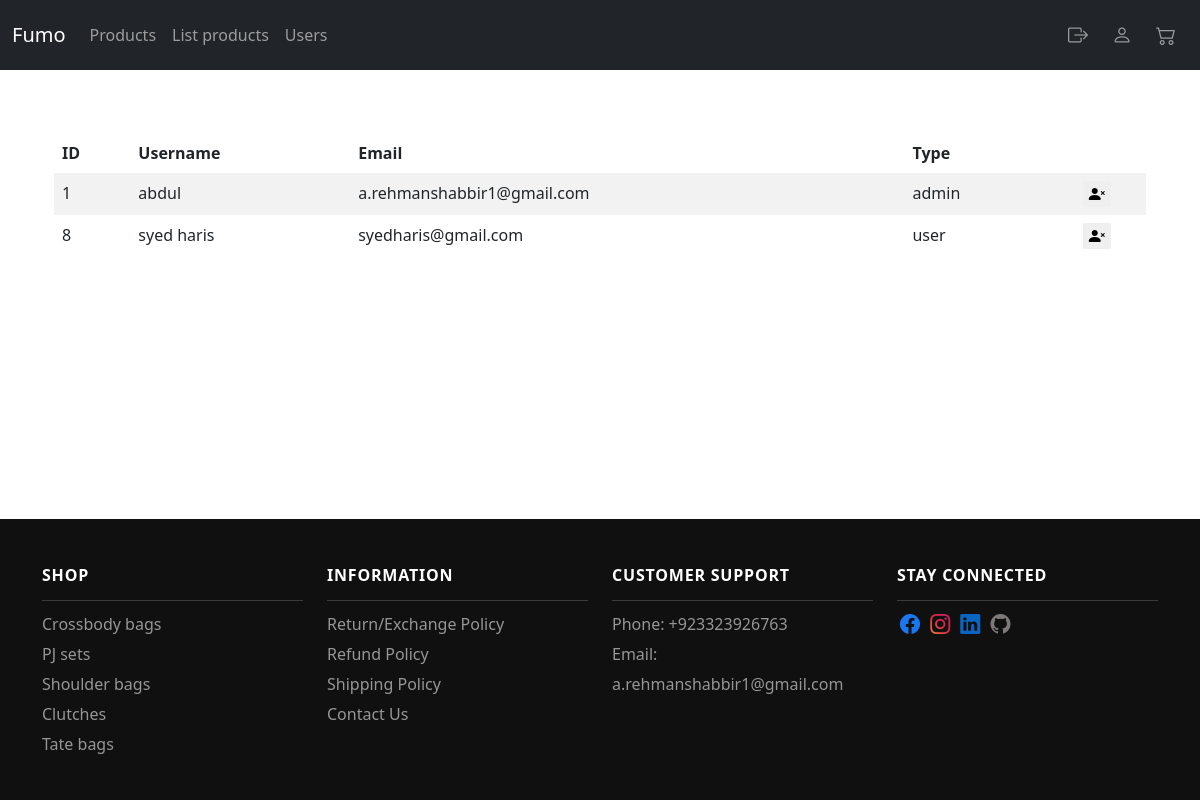
The page /users (signed in) on the database as committed earlier.
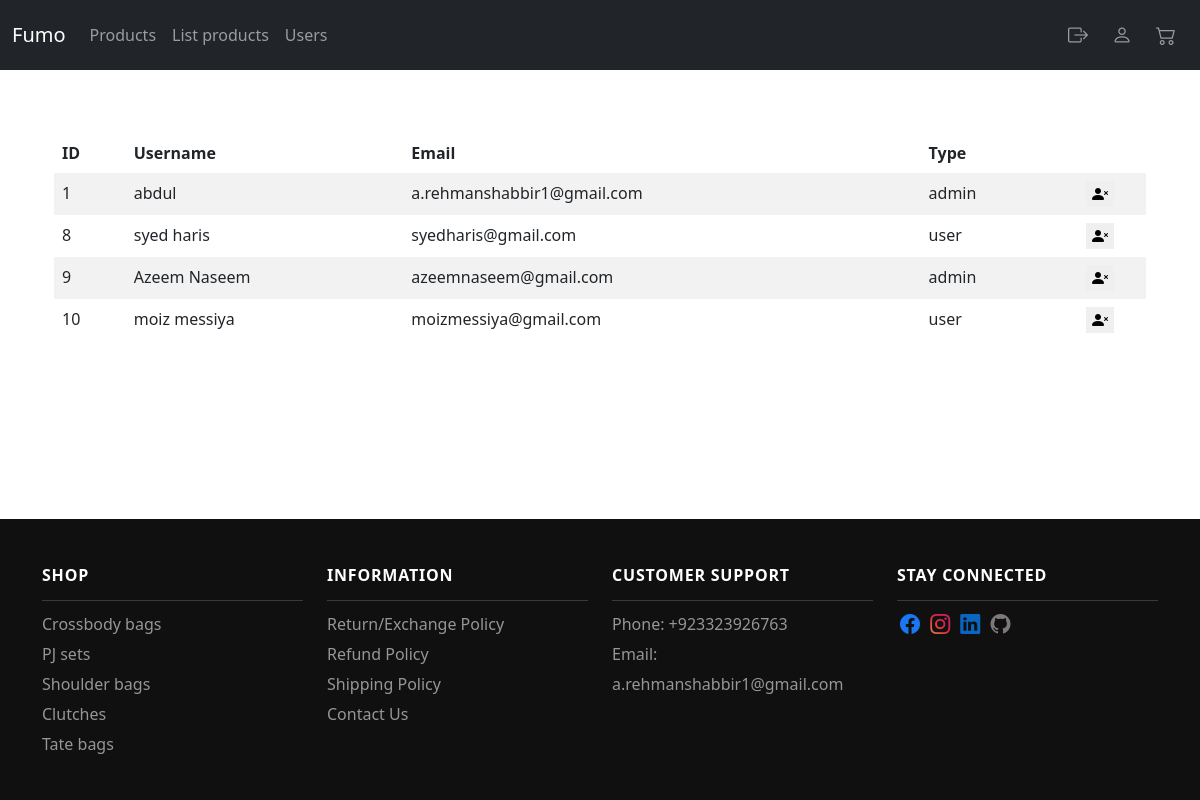
The same page on the database as committed later.
### tables this page shows
CREATE TABLE users (
    id INTEGER PRIMARY KEY AUTOINCREMENT,
    username TEXT UNIQUE NOT NULL,
    email TEXT UNIQUE NOT NULL,
    password TEXT NOT NULL,
    type TEXT DEFAULT "user" NOT NULL
);

### app.py (the view)
@app.route("/users", methods = ["GET", "POST"])
@admin_restricted
@login_required
def users():
    if request.method == 'GET':
        db = get_db()
        users_data = db.execute("SELECT * FROM users")
        return render_template("users.html", users_data=users_data)

### app.py (called while the page is built)
@app.after_request
def after_request(response):
    response.headers["Cache-Control"] = "no-cache, no-store, must-revalidate"
    response.headers["Expires"] = 0
    response.headers["Pragma"] = "no-cache"
    return response

### helpers.py (called while the page is built)
def get_db():
    if 'db' not in g:
        g.db = sqlite3.connect(
            current_app.config['DATABASE'],
            detect_types=sqlite3.PARSE_DECLTYPES
        )
        g.db.row_factory = sqlite3.Row
    return g.db

def login_required(f):
    @wraps(f)
    def decorated_function(*args, **kwargs):
        if session.get("user_id") is None:
            flash("Login required!")
            return redirect(url_for("login"))
        return f(*args, **kwargs)
    return decorated_function

def admin_restricted(f):
    @wraps(f)
    def decorated_function(*args, **kwargs):
        if session.get("user_type") != "admin":
            flash("Admin restricted!")
            return redirect(url_for("home"))
        return f(*args, **kwargs)
    return decorated_function

### templates/users.html (shortened to what this page needs)
{% extends "layout.html" %}
{% block main %}
<table class="table table-striped table-borderless">
    <thead>
        <tr>
            <th class="text-start">ID</th>
            <th class="text-start">Username</th>
            <th class="text-start">Email</th>
            <th class="text-start">Type</th>
        </tr>
    </thead>
    <tbody>
        {% for user in users_data %}
        <tr>
            <td class="text-start">{{ user["id"] }}</td>
            <td class="text-start">{{ user["username"] }}</td>
            <td class="text-start">{{ user["email"] }}</td>
            <td class="text-start">{{ user["type"] }}</td>
            <td>
                <form action="/delete_user" method="post">
                    <button type="submit" id="user_id">
                        <i class="bi bi-person-x-fill"></i>
                    </button>
                </form>
            </td>
        </tr>
        {% endfor %}
    </tbody>
</table>
{% endblock %}

### templates/layout.html (shortened to what this page needs)
<!DOCTYPE html>
<html lang="en">
<head>
  <link rel="stylesheet" href="/static/style.css">
  <link href="https://cdn.jsdelivr.net/npm/bootstrap@5.0.2/dist/css/bootstrap.min.css" rel="stylesheet"
>
  <link rel="stylesheet" href="https://cdn.jsdelivr.net/npm/bootstrap-icons@1.11.2/font/bootstrap-icons.css">
</head>
<body>
  <header>
    <nav class="navbar navbar-expand-lg navbar-dark bg-dark">
      <div class="container-fluid">
        <a class="navbar-brand" href="/">Fumo</a>
        <div class="collapse navbar-collapse" id="navbarSupportedContent">
          <ul class="navbar-nav me-auto mb-2 mb-lg-0">
            {% if session['user_type'] == 'admin' %}
              <li class="nav-item">
                <a class="nav-link" href="/admin/products">Products</a>
              </li>
              <li class="nav-item">
                <a class="nav-link" href="/add_products">List products</a>
              </li>
              <li class="nav-item">
                <a class="nav-link" href="/users">Users</a>
              </li>
            {% endif %}
          </ul>
          {% if session["user_id"] %}
            <a class="nav-icon" href="/logout">
              <i class="bi bi-box-arrow-right"></i>
            </a>
          {% endif %}
          <a class="nav-icon" href="/login">
            <i class="bi bi-person"></i>
          </a>
          <a class="nav-icon" href="/cart">
            <i class="bi bi-cart2"></i>
          </a>
        </div>
      </div>
    </nav>
  </header>
  <main class="container py-3 text-center">
    <div class="container">
      {% block main %}{% endblock %}
    </div>
  </main>
  <footer>
    <div class="container">
      <div class="row">
        <div class="col-lg-3 col-sm-6">
          <div class="single-box">
            <h3>SHOP</h3>
            <ul>
              <li><a href="#"><span>Crossbody bags</span></a></li>
              <li><a href="#"><span>PJ sets</span></a></li>
              <li><a href="#"><span>Shoulder bags</span></a></li>
              <li><a href="#"><span>Clutches</span></a></li>
              <li><a href="#"><span>Tate bags</span></a></li>
            </ul>
          </div>
        </div>
        <div class="col-lg-3 col-sm-6">
          <div class="single-box">
            <h3>INFORMATION</h3>
            <ul>
              <li><a href="#"><span>Return/Exchange Policy</span></a></li>
              <li><a href="#"><span>Refund Policy</span></a></li>
              <li><a href="#"><span>Shipping Policy</span></a></li>
              <li><a href="#"><span>Contact Us</span></a></li>
            </ul>
          </div>
        </div>
        <div class="col-lg-3 col-sm-6">
          <div class="single-box">
            <h3>CUSTOMER SUPPORT</h3>
            <ul>
              <li><a href="#"><span>Phone: +923323926763</span></a></li>
              <li><a href="#"><span>Email: a.rehmanshabbir1@gmail.com</span></a></li>
            </ul>
          </div>
        </div>
        <div class="col-lg-3 col-sm-6">
          <div class="single-box">
            <h3 class="social-tittle foot-tittle">
              <span>STAY CONNECTED</span>
            </h3>
            <a href="https://web.facebook.com/abdul.rehman.shabbir12">
              <i class="bi bi-facebook"></i>
            </a>
            <a href="https://www.instagram.com/ia.rehmanshabbir/?next=%2F">
              <i class="bi bi-instagram"></i>
            </a>
            <a
              href="https://www.linkedin.com/in/abdul-rehman-shabbir-b76a55219?lipi=urn%3Ali%3Apage%3Ad_flagship3_profile_view_base_contact_details%3Bca%2FjtcEPTnCVhurWymIx%2Fw%3D%3D">
              <i class="bi bi-linkedin"></i>
            </a>
            <a href="https://github.com/abdul894" title="github">
              <i class="bi bi-github"></i>
            </a>
          </div>
        </div>
      </div>
    </div>
  </footer>
</body>
</html>

### static/style.css (style rules this page uses)
html { height: 100%; }
body { margin: 0; font-family: "Arial", "sans-serif"; height: 100%; display: flex; flex-direction: column; }
footer { background: #101010; margin-top: auto; }
.container { padding: 47px 0 25px; }
.nav-icon { text-decoration: none; color: rgba(255, 255, 255, .55); font-size: 20px; padding: 12px; transition: color .15s ease-in-out,background-color .15s ease-in-out,border-color .15s ease-in-out; }
.single-box h3 { letter-spacing: .05em; font-size: 16px; font-weight: 700; color: #fff; text-transform: uppercase; padding-bottom: 15px; border-bottom: 1px solid #3b3b3b; }
.single-box ul { list-style: none; padding: 0; }
.single-box ul li a { text-decoration: none; color: #969696; line-height: 30px; font-weight: 100; }
.bi-linkedin { color: #0A66C2; padding: 3px; font-size: 20px; }
.bi-facebook { color: #1877f2; padding: 3px; font-size: 20px; }
.bi-instagram { background: #f09433; background: -moz-linear-gradient(45deg, #f09433 0%, #e6683c 25%, #dc2743 50%, #cc2366 75%, #bc1888 100%); background: -webkit-linear-gradient(45deg, #f09433 0%,#e6683c 25%,#dc2743 50%,#cc2366 75%,#bc1888 100%); background: linear-gradient(45deg, #f09433 0%,#e6683c 25%,#dc2743 50%,#cc2366 75%,#bc1888 100%); filter: progid:DXImageTransform.Microsoft.gradient( startColorstr='#f09433', endColorstr='#bc1888',GradientType=1 ); -webkit-background-clip: text; background-clip: text; color: transparent; padding: 3px; font-size: 20px; }
.bi-github { color: #7e7979; padding: 3px; font-size: 20px; }
.single-box a { text-decoration: none; }
#user_id { border: none; }

Rows that differ between the two databases and show on the page:
added users: id "9", username "Azeem Naseem", email "azeemnaseem@gmail.com", type "admin"
added users: id "10", username "moiz messiya", email "moizmessiya@gmail.com", type "user"
